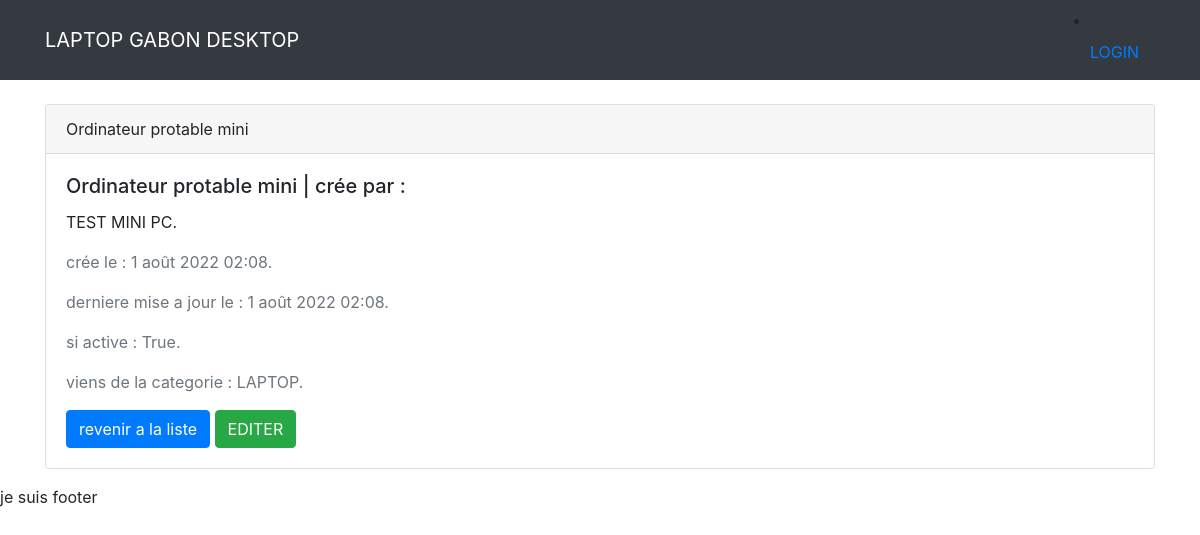
The app's page /alldetail/product/1/ with its own data.
### alldetail/models.py (models this page shows, shortened)
class Product(models.Model):
    date_created = models.DateTimeField(auto_now_add=True)
    date_updated = models.DateTimeField(auto_now=True)
    name = models.CharField(max_length=255)
    description = models.TextField(blank=True)
    author = models.ForeignKey(User, on_delete=models.CASCADE, null=True, blank=True)
    active = models.BooleanField(default=False)
    category = models.ForeignKey('alldetail.Category', on_delete=models.CASCADE, related_name='products')

class Category(models.Model):
    date_created = models.DateTimeField(auto_now_add=True)
    date_updated = models.DateTimeField(auto_now=True)
    name = models.CharField(max_length=255)
    description = models.TextField(blank=True)
    author = models.ForeignKey(User, on_delete=models.CASCADE,null=True, blank=True)
    active = models.BooleanField(default=False)
    shop = models.ForeignKey('alldetail.Shop', on_delete=models.CASCADE, related_name='categorys')
    def __str__(self):
        return self.name

### alldetail/views.py (the view)
# urls.py: path('product/<int:pk>/', ProductDetail.as_view(), name="product-detail"),
class ProductDetail(DetailView):
    templates_name = "alldetail/product_detail.html"
    model = Product

### templates/alldetail/product_detail.html
{% extends 'base.html' %}
{% block content %}
<br>
<div class="card">
    <div class="card-header">
      {{ object.name }}
    </div>
    <div class="card-body">
      <h5 class="card-title"> {{object.name}} | crée par : {{object.author.username}}</h5>
      <p class="card-text">{{object.description}}.</p>
      <p class="card-text text-muted">crée le : {{object.date_created}}.</p>
      <p class="card-text text-muted">derniere mise a jour le : {{object.date_updated}}.</p>
      <p class="card-text text-muted">si active : {{object.active}}.</p>
      <p class="card-text text-muted">viens de la categorie : {{object.category}}.</p>
      <a href="{% url 'product'%}" class="btn btn-primary">revenir a la liste </a>
      <a href="{% url 'product-updated' object.id%}" class="btn btn-success"> EDITER</a>
    </div>
</div>
{%endblock content%}

### records on screen
Product: name "Ordinateur protable mini", description "TEST MINI PC", date_created "1 août 2022 02:08", date_updated "1 août 2022 02:08", active "True", category "LAPTOP"
